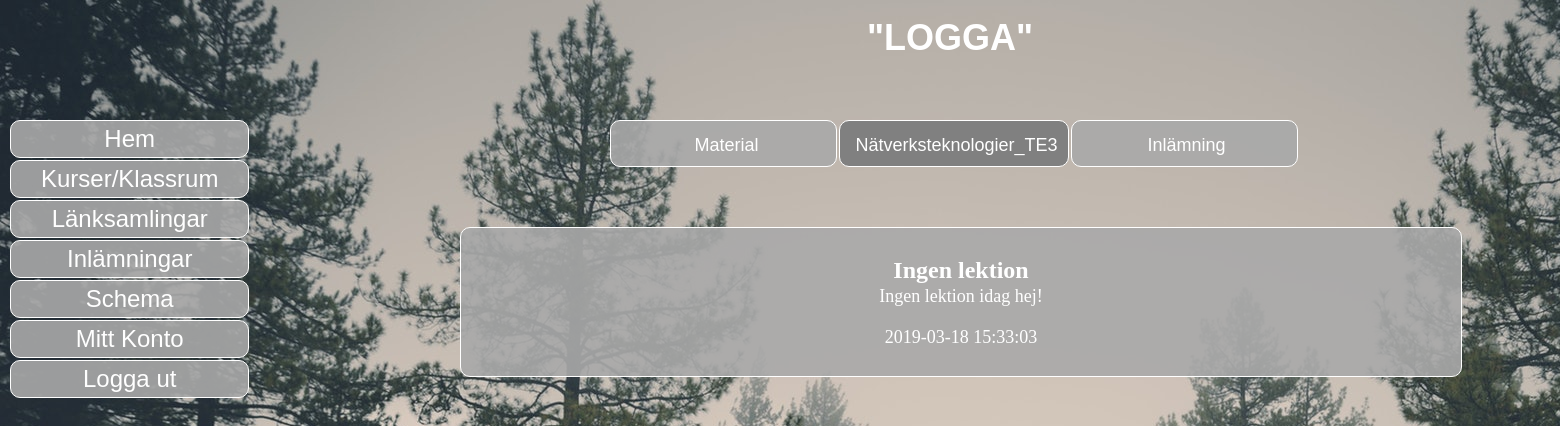
The page /betakurs.php?course=Nätverksteknologier_TE3 (signed in) on the database its author committed.
### tables this page shows
CREATE TABLE `news` (
  `NewsID` int(50) NOT NULL,
  `headline` varchar(30) NOT NULL,
  `news` text NOT NULL,
  `course` varchar(100) NOT NULL,
  `courseid` int(50) DEFAULT NULL,
  `datetime` datetime NOT NULL
);

### betakurs.php (the view, shortened to what this page needs)
<?php
require("db.php");
if(isset($_SESSION['currentuser']))
{
	$course = $_GET['course'];
	try
	{
		$sql = "SELECT Type FROM users where Username = :currentuser";
		$stmt = $dbh->prepare($sql);
		$stmt->bindParam(":currentuser", $_SESSION['currentuser']);
		$stmt->execute();
		$result = $stmt->fetchAll();
	}
	catch(Exception $e)
	{
		echo $e->getMessage();
	}
	foreach($result as $row)
	{
		$usertype = $row->Type;
	}
?>
<!DOCTYPE HTML>
<html>
<head>
<link rel="stylesheet" href="styler.css" type="text/css">
</head>
<body>
	<div id="wrapper">
    	<header>
        	<h1 id="headerlogoh1">"LOGGA"</h1>
        </header>
        <nav>
        	<div id="dropdown">
                    <div id="myDropdown" class="dropdown-content">
                        <a href="start.php">Hem</a>
                        <a href="kurser_overview_KLAR.php">Kurser/Klassrum</a>
                        <a href="lanksamling.php">Länksamlingar</a>
                        <?php
						if($usertype == "student")
						{
							?>
                            <a href="inlamning.php">Inlämningar</a>
							<?php
						}
						?>
                        <a href="http://www.novasoftware.se/webviewer/(S(kfzct0fzd3s4iy55e3xyz345))/design1.aspx?schoolid=53520">Schema</a>
                        <a href="mittkonto.php">Mitt Konto</a>
                        <a href="logout.php">Logga ut</a>
                    </div>
             </div>
        </nav>
        <section>
        	<div id="navincourse">
            	<div id="centerincourse">
                    <a id="navincourselink" href=<?php echo "material.php?course=" . $course ?>>Material</a>
                    <a class="navincourseon" href=<?php echo "betakurs.php?course=" . $course ?>><?php echo $course ?></a>
                    <a id="navincourselink" href=<?php echo "inlamningikurs.php?course=" . $course ?>>Inlämning</a>
            	</div>
            </div>
            <div id="news">
                <?php
				try
				{
					$sql = "SELECT * FROM news WHERE course = :course ORDER BY datetime DESC";
					$stmt = $dbh->prepare($sql);
					$stmt->bindParam(":course", $course);
					$stmt->execute();
					$result = $stmt->fetchAll();
				}
				catch(Exception $e)
				{
					echo $e->getMessage();
				}
				foreach($result as $row)
				{
					?>
                    <h1 id="newsh1"><?php echo $row->headline; ?></h1>
                    <p id="newsp"><?php echo $row->news; ?><br><br></p>
               	 	<p id="date"> <?php echo $row->datetime; ?></p>
					<?php
				}
				?>
            </div>
        </section>
	</div>
</body>
</html>
<?php
}
else
{
	header("Location: login.php");
}

### styler.css (style rules this page uses)
html, body, div, span, applet, object, iframe, h1, h2, h3, h4, h5, h6, p, blockquote, pre, a, abbr, acronym, address, big, cite, code, del, dfn, em, img, ins, kbd, q, s, samp, small, strike, strong, sub, sup, tt, var, b, u, i, center, dl, dt, dd, ol, ul, li, fieldset, form, label, legend, table, caption, tbody, tfoot, thead, tr, th, td, article, aside, canvas, details, embed, figure, figcaption, footer, header, hgroup, menu, nav, output, ruby, section, summary, time, mark, audio, video { margin: 0; padding: 0; border: 0; font-size: 100%; font: inherit; vertical-align: baseline; }
article, aside, details, figcaption, figure, footer, header, hgroup, menu, nav, section { display: block; }
body { line-height: 1; height:100%; background-color:#666; }
@media screen and (min-width: 481px) { body { background-repeat: no-repeat; background-attachment: fixed; } }
@media screen and (min-width: 481px) { #wrapper { width: 1900px; height: 100vh; margin-left: auto; margin-right: auto; position: relative; } }
@media screen and (min-width: 481px) { header { width: 1900px; height: 100px; padding-top: 20px; float: left; text-align: center; } }
@media screen and (min-width: 481px) { nav { width: 300px; height: 1000px; padding-bottom: 10px; float: left; } }
@media screen and (min-width: 481px) { section { width: 1500px; height: auto; float: left; position: relative; padding-left: 50px; padding-right: 50px; } }
@media screen and (min-width: 481px) { #headerlogoh1 { font-family: Tahoma, Geneva, sans-serif; font-size: 36px; font-weight: bold; color: #FFF; } }
@media screen and (min-width: 481px) { #navincourse { width: 1210px; height: auto; margin-bottom: 50px; float: left; } }
@media screen and (min-width: 481px) { #centerincourse { width: fit-content; height: auto; margin-left: auto; margin-right: auto; position: relative; } }
@media screen and (min-width: 481px) { #navincourselink { width: fit-content; min-width: 200px; height: 30px; padding: 15px 10px 0px 15px; margin-right: 2px; border: 1px solid; border-color: #FFF; border-radius: 10px; text-align: center; background-color: rgba(169,169,169,0.9); color: #FFF; font-family: "Arial Black", Gadget, sans-serif; font-size: 18px; text-decoration: none; float: left; } }
@media screen and (min-width: 481px) { .navincourseon { width: fit-content; min-width: 200px; height: 30px; padding: 15px 10px 0px 15px; margin-right: 2px; border: 1px solid; border-color: #FFF; border-radius: 10px; text-align: center; background-color: rgb(128,128,128); color: #FFF; font-family: "Arial Black", Gadget, sans-serif; font-size: 18px; text-decoration: none; float: left; } }
@media screen and (min-width: 481px) { #news { width: 980px; height: auto; padding: 10px; float: left; margin-left: 110px; margin-top: 10px; border-radius: 10px; border: 1px solid; border-color: #FFF; text-align: center; background-color: rgba(169,169,169,0.9); } }
@media screen and (min-width: 481px) { #newsh1 { font-family: "Times New Roman", Times, serif; font-size: 24px; font-weight: bold; color: #FFF; padding-top: 20px; } }
@media screen and (min-width: 481px) { #newsp { font-family: "Times New Roman", Times, serif; font-size: 18px; color: #FFF; padding-bottom: 5px; padding-top: 5px; } }
@media screen and (min-width: 481px) { #date { font-family: "Times New Roman", Times, serif; font-size: 18px; color: #FFF; padding-bottom: 20px; } }
@media screen and (min-width: 481px) { #myDropdown { width: auto; height: auto; position: fixed; } }
@media screen and (min-width: 481px) { .dropdown-content a { display: list-item; list-style-type: none; text-align: center; text-decoration: none; font-family: "Arial Black", Gadget, sans-serif; font-size: 24px; color: #FFF; padding: 6px 30px 6px 30px; margin-bottom: 2px; margin-left: 10px; background-color: rgba(169,169,169,0.9); border: 1px solid; border-color: #FFF; border-radius: 10px; } }

### rows shown on the page
news: headline "Ingen lektion", news "Ingen lektion idag hej!", datetime "2019-03-18 15:33:03"

### other values the page prints
$course "Nätverksteknologier_TE3"
